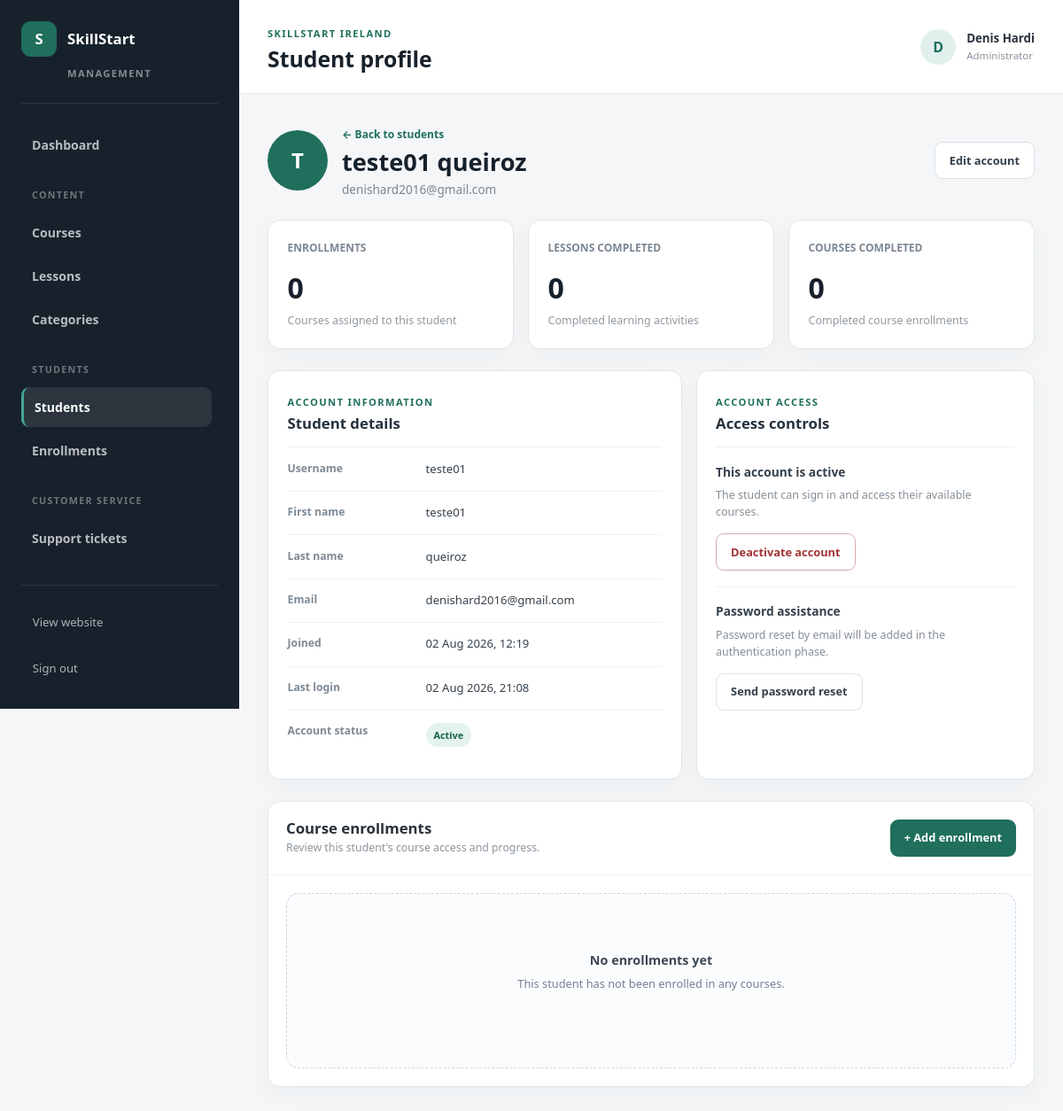
The app's page /management/students/3/ (signed in), older data.
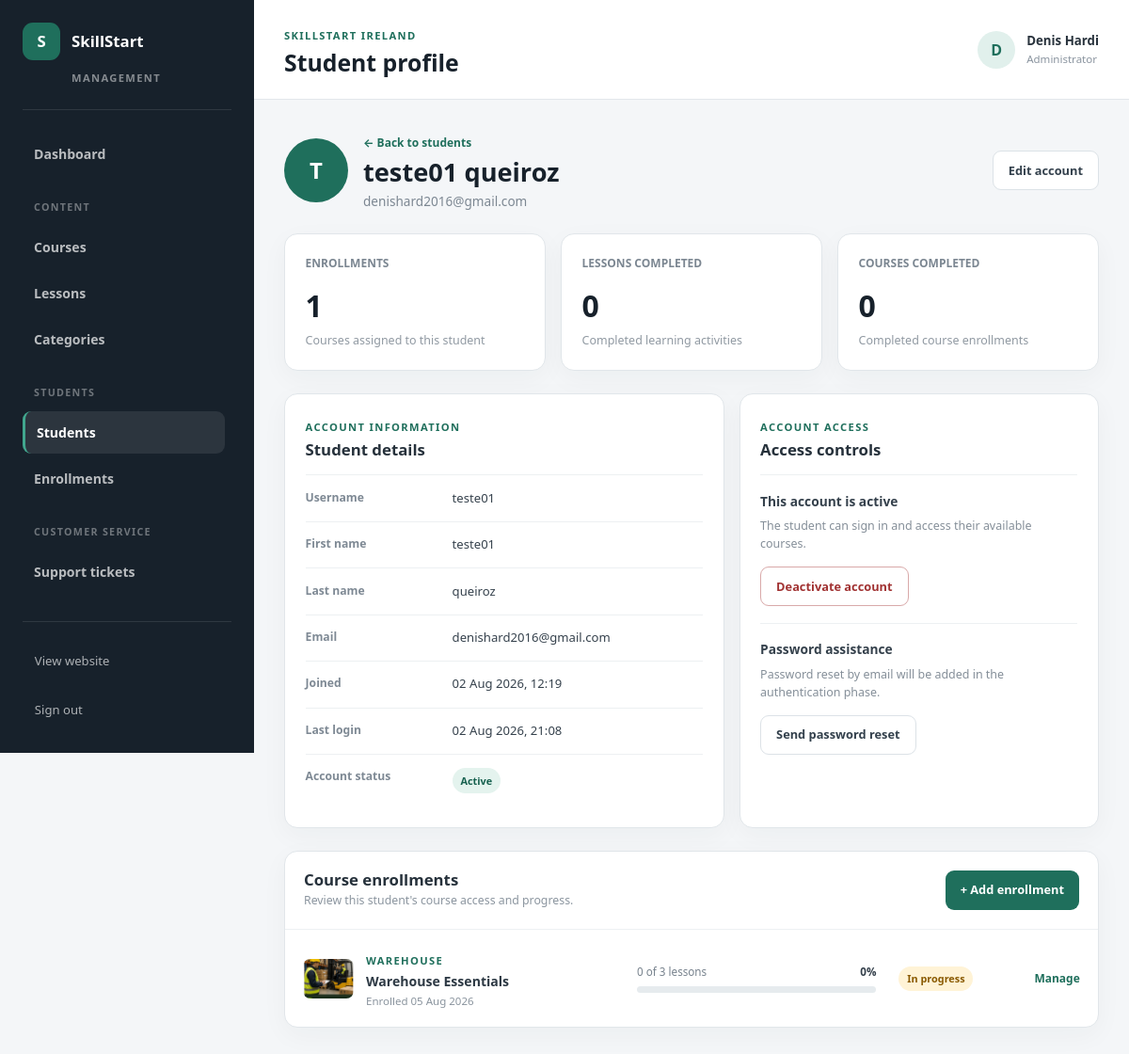
The same page, newer data.
### accounts/models.py (models this page shows, shortened)
class Enrollment(models.Model):
    user = models.ForeignKey(
        settings.AUTH_USER_MODEL,
        on_delete=models.CASCADE,
        related_name="enrollments",
    )
    course = models.ForeignKey(
        Course,
        on_delete=models.CASCADE,
        related_name="enrollments",
    )
    school = models.ForeignKey(
        "schools.School",
        on_delete=models.PROTECT,
        related_name="enrollments",
        blank=True,
        null=True,
    )
    started_at = models.DateTimeField(
        auto_now_add=True,
    )
    completed_at = models.DateTimeField(
        blank=True,
        null=True,
    )
    is_completed = models.BooleanField(
        default=False,
    )
    class Meta:
        ordering = ["-started_at"]
        constraints = [
            models.UniqueConstraint(
                fields=["user", "course"],
                name="unique_user_course_enrollment",
            ),
        ]

### courses/models.py (models this page shows, shortened)
class Course(models.Model):
    category = models.ForeignKey(
        Category,
        on_delete=models.CASCADE,
        related_name="courses",
    )
    title = models.CharField(
        max_length=150,
    )
    description = models.TextField()
    slug = models.SlugField(
        max_length=170,
        unique=True,
    )
    image = models.ImageField(
        upload_to="courses/",
        blank=True,
        null=True,
    )
    is_free = models.BooleanField(
        default=True,
    )
    price = models.DecimalField(
        max_digits=8,
        decimal_places=2,
        default=0,
    )
    currency = models.CharField(
        max_length=3,
        default="EUR",
    )
    is_published = models.BooleanField(
        default=False,
    )
    created_at = models.DateTimeField(
        auto_now_add=True,
    )
    class Meta:
        ordering = ("title",)

class Category(models.Model):
    name = models.CharField(
        max_length=100,
    )
    description = models.TextField(
        blank=True,
    )
    slug = models.SlugField(
        max_length=120,
        unique=True,
    )
    class Meta:
        verbose_name_plural = "Categories"
        ordering = ("name",)

### admin_dashboard/views.py (the view, shortened to what this page needs)
@staff_member_required
def student_detail(request, student_id):
    student = get_object_or_404(
        User.objects.filter(
            is_staff=False,
        ),
        id=student_id,
    )
    enrollments = list(
        Enrollment.objects
        .filter(
            user=student,
        )
        .select_related(
            "course",
            "course__category",
        )
        .order_by(
            "-started_at",
        )
    )
    total_completed_lessons = 0
    for enrollment in enrollments:
        total_lessons = (
            enrollment.course.lessons
            .filter(
                is_published=True,
            )
            .count()
        )
        completed_lessons = (
            LessonProgress.objects
            .filter(
                enrollment=enrollment,
                completed=True,
                lesson__is_published=True,
            )
            .count()
        )
        if total_lessons > 0:
            progress_percentage = round(
                completed_lessons
                / total_lessons
                * 100
            )
        else:
            progress_percentage = 0
        enrollment.total_lessons = total_lessons
        enrollment.completed_lessons = (
            completed_lessons
        )
        enrollment.progress_percentage = (
            progress_percentage
        )
        total_completed_lessons += (
            completed_lessons
        )
    completed_courses = sum(
        1
        for enrollment in enrollments
        if enrollment.is_completed
    )
    context = {
        "student": student,
        "enrollments": enrollments,
        "total_enrollments": len(
            enrollments
        ),
        "total_completed_lessons": (
            total_completed_lessons
        ),
        "completed_courses": completed_courses,
    }
    return render(
        request,
        "admin_dashboard/student_detail.html",
        context,
    )

### admin_dashboard/templates/admin_dashboard/student_detail.html (shortened to what the changed rows need)
{% extends "admin_dashboard/base_admin.html" %}
{% block page_title %}
    Student profile
{% endblock %}
{% block management_content %}
<section class="management-student-profile-heading">
    <div class="management-student-profile-main">
        <div>
            <h2>
                {% if student.get_full_name %}
                    {{ student.get_full_name }}
                {% else %}
                    {{ student.username }}
                {% endif %}
            </h2>
        </div>
    </div>
</section>
<section class="management-statistics-grid">
    <article class="management-stat-card">
        <span class="management-stat-label">
            Enrollments
        </span>
        <strong>
            {{ total_enrollments }}
        </strong>
        <p>
            Courses assigned to this student
        </p>
    </article>
</section>
<section class="management-list-section">
    {% if enrollments %}
        <div class="management-enrollment-card-list">
            {% for enrollment in enrollments %}
                <article class="management-enrollment-card">
                    <div class="management-enrollment-course">
                        <div class="management-course-image">
                            {% if enrollment.course.image %}
                                <img
                                    src="{{ enrollment.course.image.url }}"
                                    alt="{{ enrollment.course.title }}"
                                >
                            {% else %}
                                <span>
                                    {{ enrollment.course.title|first|upper }}
                                </span>
                            {% endif %}
                        </div>
                        <div>
                            <span class="management-section-label">
                                {{ enrollment.course.category.name }}
                            </span>
                            <h4>
                                {{ enrollment.course.title }}
                            </h4>
                            <p>
                                Enrolled
                                {{ enrollment.started_at|date:"d M Y" }}
                            </p>
                        </div>
                    </div>
                    <div class="management-enrollment-progress">
                        <div class="management-progress-heading">
                            <span>
                                {{ enrollment.completed_lessons }}
                                of
                                {{ enrollment.total_lessons }}
                                lessons
                            </span>
                            <strong>
                                {{ enrollment.progress_percentage }}%
                            </strong>
                        </div>
                        <div class="management-progress-track">
                        </div>
                    </div>
                    <div class="management-enrollment-status">
                        {% if enrollment.is_completed %}
                            <span
                                class="
                                    management-status
                                    management-status-published
                                "
                            >
                                Completed
                            </span>
                        {% else %}
                            <span
                                class="
                                    management-status
                                    management-status-paid
                                "
                            >
                                In progress
                            </span>
                        {% endif %}
                    </div>
                    <div class="management-row-actions">
                        <a
                            href="/admin/accounts/enrollment/{{ enrollment.id }}/change/"
                        >
                            Manage
                        </a>
                    </div>
                </article>
            {% endfor %}
        </div>
    {% else %}
        <div
            class="
                management-empty-state
                management-empty-state-bordered
            "
        >
            <strong>
                No enrollments yet
            </strong>
            <p>
                This student has not been enrolled
                in any courses.
            </p>
        </div>
    {% endif %}
</section>
{% endblock %}

Row changes from the older to the newer data that the page shows:
added Enrollment: course.image (picture), course.category.name "WAREHOUSE", course "Warehouse Essentials", started_at "05 Aug 2026", completed_lessons "0", total_lessons "3", progress_percentage "0", is_completed "In progress"
Text that changed along with them:
{{ total_enrollments }}: "0" → "1"
text no longer shown: "No enrollments yet This student has not been enrolled in any courses."
